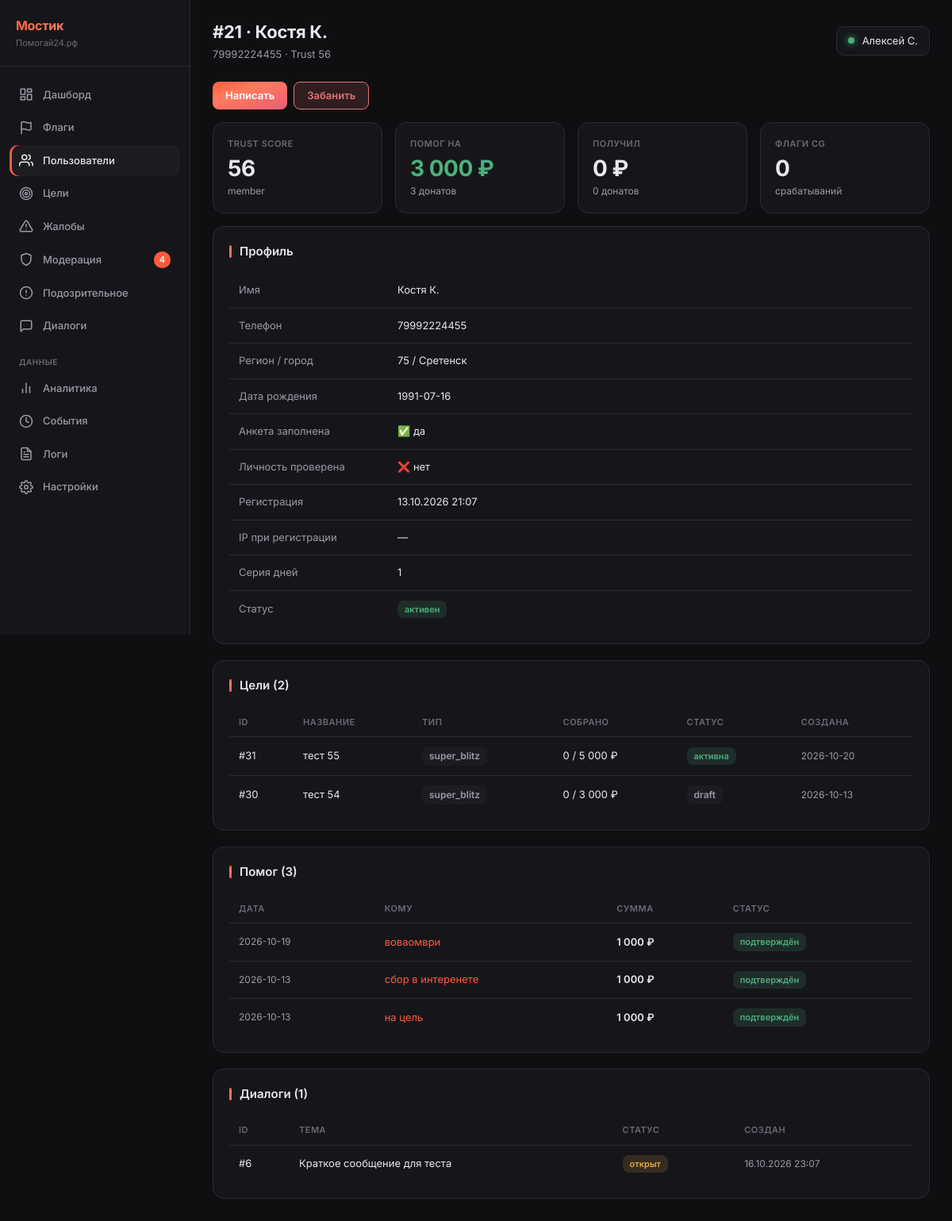
Page /_metrics/users/21 (signed in) on the earlier database version.
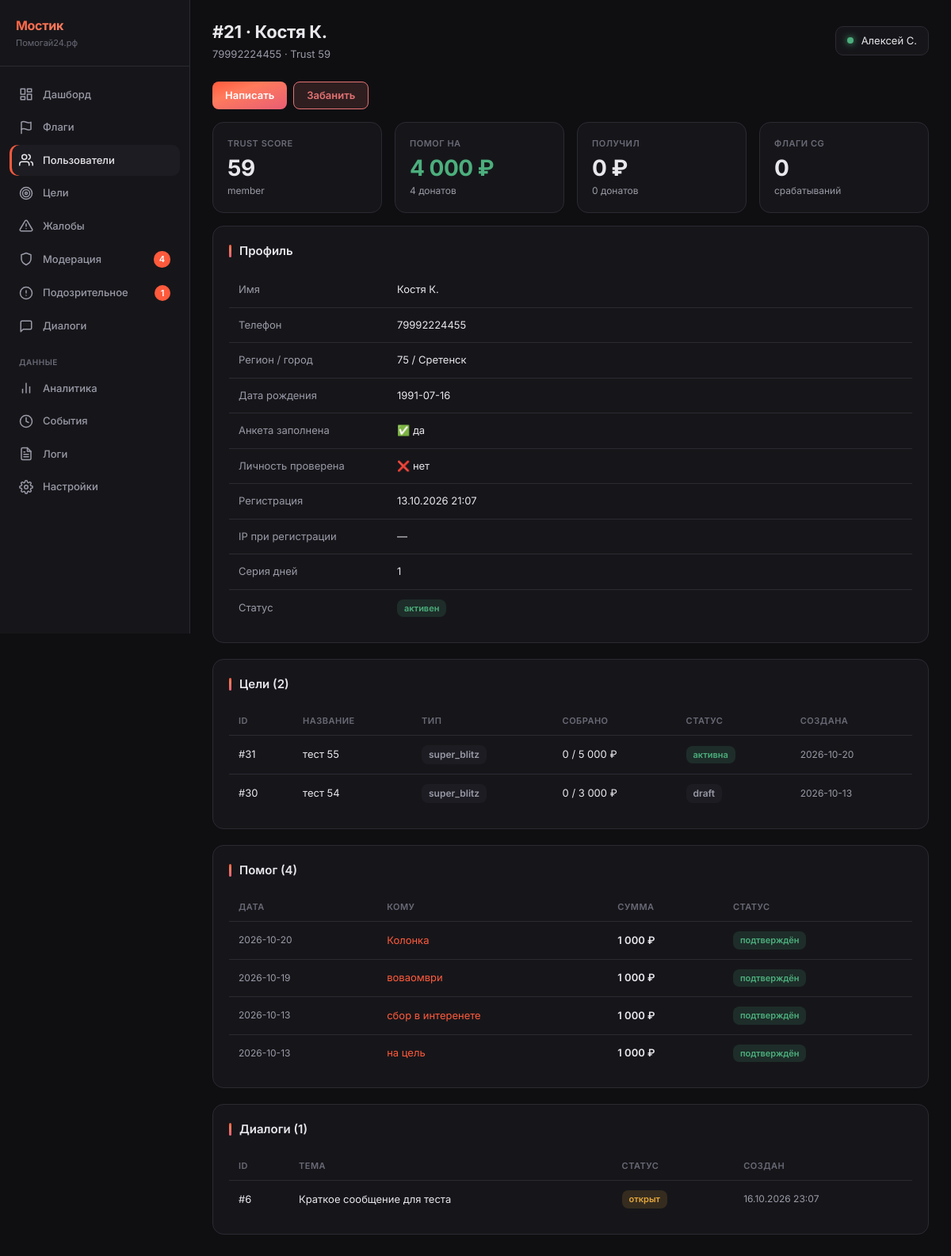
Same page on the later database version.
### tables this page shows
CREATE TABLE users (
            id INTEGER PRIMARY KEY AUTOINCREMENT,
            phone TEXT UNIQUE NOT NULL,
            password_hash TEXT NOT NULL,
            email TEXT NULL,
            name TEXT NULL,
            avatar_url TEXT NULL,
            max_id TEXT NULL,
            vk_id TEXT NULL,
            fcm_token TEXT NULL,
            onboarding_passed INTEGER DEFAULT 0,
            rating REAL DEFAULT 0.0,
            rating_level TEXT DEFAULT 'novice',
            confirmations_total INTEGER DEFAULT 0,
            confirmations_approved INTEGER DEFAULT 0,
            confirmations_ignored INTEGER DEFAULT 0,
            donation_streak INTEGER DEFAULT 0,
            goals_helped_close INTEGER DEFAULT 0,
            total_helped_amount REAL DEFAULT 0.00,
            priority_days INTEGER DEFAULT 0,
            circles_of_care INTEGER DEFAULT 0,
            interest_weights TEXT DEFAULT NULL,
            eternal_donation_config TEXT DEFAULT NULL,
            yellow_card_until TEXT NULL,
            is_banned INTEGER DEFAULT 0,
            created_at TEXT DEFAULT (datetime('now'))
        , xp INTEGER DEFAULT 0, xp_level TEXT DEFAULT 'novice', streak_days INTEGER DEFAULT 0, last_action_date TEXT, ip_registered TEXT, author_badge TEXT, trust_score INTEGER DEFAULT 50, trust_level TEXT DEFAULT 'guest', is_admin INTEGER DEFAULT 0, profile_completed INTEGER DEFAULT 0, identity_verified INTEGER DEFAULT 0, city TEXT, region_code TEXT, region_name TEXT, birth_date TEXT, onboarding_step INTEGER DEFAULT 0, identity_verified_at TEXT, identity_doc_path TEXT, identity_selfie_path TEXT);

CREATE TABLE "goals" (
        id INTEGER PRIMARY KEY AUTOINCREMENT,
        user_id INTEGER NOT NULL,
        type TEXT NOT NULL CHECK(type IN ('super_blitz','blitz','serious','urgent','group')),
        title TEXT NOT NULL,
        description TEXT NULL,
        photo_url TEXT NULL,
        amount_goal REAL NOT NULL,
        amount_collected REAL DEFAULT 0.00,
        ends_at TEXT NULL,
        status TEXT DEFAULT 'draft' CHECK(status IN ('draft','active','frozen','completed','failed','lightning_failed','hidden')),
        trial_ends_at TEXT NULL,
        subscription_active_until TEXT NULL,
        last_boosted_at TEXT NULL,
        is_lightning INTEGER DEFAULT 0,
        lightning_started_at TEXT NULL,
        moderation_status TEXT DEFAULT 'pending',
        completion_type TEXT DEFAULT 'organic',
        is_seed INTEGER DEFAULT 0,
        views_count INTEGER DEFAULT 0,
        views_24h INTEGER DEFAULT 0,
        donations_count INTEGER DEFAULT 0,
        donations_24h INTEGER DEFAULT 0,
        created_at TEXT DEFAULT (datetime('now')), photos TEXT, moderation_comment TEXT, moderated_at TEXT, moderated_by INTEGER, resubmission_count INTEGER DEFAULT 0, is_resubmission INTEGER DEFAULT 0, rejection_categories TEXT,
        FOREIGN KEY (user_id) REFERENCES users(id)
    );

CREATE TABLE donations (
            id INTEGER PRIMARY KEY AUTOINCREMENT,
            goal_id INTEGER NOT NULL,
            donor_id INTEGER NULL,
            amount_reported REAL NOT NULL,
            status TEXT NOT NULL CHECK(status IN ('donor_confirmed','recipient_confirmed','completed','disputed')),
            is_anonymous INTEGER DEFAULT 0,
            is_seed INTEGER DEFAULT 0,
            warm_word TEXT NULL,
            donor_confirmed_at TEXT DEFAULT (datetime('now')),
            recipient_confirmed_at TEXT NULL,
            completed_at TEXT NULL,
            dispute_reason TEXT NULL,
            donor_to_recipient_count INTEGER DEFAULT 1,
            referred_by INTEGER NULL, ip_address TEXT,
            FOREIGN KEY (goal_id) REFERENCES goals(id),
            FOREIGN KEY (donor_id) REFERENCES users(id)
        );

CREATE TABLE admin_dialogs (
        id INTEGER PRIMARY KEY AUTOINCREMENT,
        user_id INTEGER NOT NULL,
        admin_id INTEGER NOT NULL,
        subject TEXT NULL,
        status TEXT DEFAULT 'open',
        created_at TEXT DEFAULT (datetime('now')),
        closed_at TEXT NULL,
        FOREIGN KEY (user_id) REFERENCES users(id),
        FOREIGN KEY (admin_id) REFERENCES users(id)
    );

### main.py (the view)
@app.route('/_metrics/users/<int:user_id>')
@admin_required
def metrics_user_detail(user_id):
    admin = get_current_user()
    db = get_db()
    u = db.execute("SELECT * FROM users WHERE id = ?", (user_id,)).fetchone()
    if not u:
        pass
        abort(404)
    goals = db.execute(
        "SELECT * FROM goals WHERE user_id = ? ORDER BY id DESC",
        (user_id,)
    ).fetchall()
    donations_sent = db.execute(
        """SELECT d.*, g.title as goal_title, g.id as goal_id,
                  COALESCE(gu.name, gu.phone) as recipient_name
           FROM donations d
           JOIN goals g ON d.goal_id = g.id
           JOIN users gu ON g.user_id = gu.id
           WHERE d.donor_id = ?
           ORDER BY d.id DESC LIMIT 50""",
        (user_id,)
    ).fetchall()
    donations_received = db.execute(
        """SELECT d.*, g.title as goal_title, g.id as goal_id,
                  COALESCE(du.name, du.phone) as donor_name
           FROM donations d
           JOIN goals g ON d.goal_id = g.id
           LEFT JOIN users du ON d.donor_id = du.id
           WHERE g.user_id = ?
           ORDER BY d.id DESC LIMIT 50""",
        (user_id,)
    ).fetchall()
    flags = db.execute(
        "SELECT * FROM content_guard_log WHERE user_id = ? ORDER BY id DESC LIMIT 30",
        (user_id,)
    ).fetchall()
    reports_made = db.execute(
        "SELECT r.*, g.title as goal_title FROM reports r JOIN goals g ON r.goal_id = g.id WHERE r.reporter_id = ? ORDER BY r.id DESC LIMIT 20",
        (user_id,)
    ).fetchall()
    reports_received = db.execute(
        """SELECT r.*, g.title as goal_title FROM reports r
           JOIN goals g ON r.goal_id = g.id
           WHERE g.user_id = ? ORDER BY r.id DESC LIMIT 20""",
        (user_id,)
    ).fetchall()
    dialogs = db.execute(
        "SELECT * FROM admin_dialogs WHERE user_id = ? ORDER BY id DESC LIMIT 10",
        (user_id,)
    ).fetchall()
    total_sent = db.execute(
        "SELECT COALESCE(SUM(amount_reported), 0) FROM donations WHERE donor_id = ? AND status IN ('recipient_confirmed','completed')",
        (user_id,)
    ).fetchone()[0]
    total_received = db.execute(
        "SELECT COALESCE(SUM(d.amount_reported), 0) FROM donations d JOIN goals g ON d.goal_id = g.id WHERE g.user_id = ? AND d.status IN ('recipient_confirmed','completed')",
        (user_id,)
    ).fetchone()[0]
    counts = get_sidebar_counts(db)
    pass
    return render_template('_metrics/user_detail.html',
        user=admin,
        active='users',
        counts=counts,
        u=u,
        goals=goals,
        donations_sent=donations_sent,
        donations_received=donations_received,
        flags=flags,
        reports_made=reports_made,
        reports_received=reports_received,
        dialogs=dialogs,
        total_sent=total_sent,
        total_received=total_received,
    )

### main.py (called while the page is built)
def get_current_user():
    if 'user_id' in session:
        db = get_db()
        try:
            user = db.execute("SELECT * FROM users WHERE id = ?", (session['user_id'],)).fetchone()
            return user
        except:
            return None
    return None

def admin_required(f):
    @wraps(f)
    def wrap(*args, **kwargs):
        user = get_current_user()
        if not user or not user['is_admin']:
            abort(404)
        if request.method == 'POST' and not check_csrf():
            abort(403)
        return f(*args, **kwargs)
    return wrap

def get_csrf_token():
    if 'csrf_token' not in session:
        session['csrf_token'] = _secrets.token_urlsafe(32)
    return session['csrf_token']

### models.py (called while the page is built)
def _create_connection():
    conn = sqlite3.connect(DATABASE, timeout=30)
    conn.row_factory = sqlite3.Row
    conn.execute("PRAGMA journal_mode=WAL")
    conn.execute("PRAGMA synchronous=NORMAL")
    conn.execute("PRAGMA busy_timeout=30000")
    conn.execute("PRAGMA foreign_keys = ON")
    return conn

### templates/_metrics/user_detail.html (shortened to what the changed rows need)
{% extends "_metrics/base.html" %}
{% block page_title %}#{{ u.id }} · {{ u.name or 'Аноним' }}{% endblock %}
{% block page_subtitle %}{{ u.phone }} · Trust {{ u.trust_score or 0 }}{% endblock %}
{% block content %}
<div class="m-grid m-grid-4" style="margin-bottom: 16px;">
    <div class="m-card">
        <div class="m-card-label">Trust Score</div>
        <div class="m-card-value">{{ u.trust_score or 0 }}</div>
        <div class="m-card-sub">{{ u.trust_level or '—' }}</div>
    </div>
    <div class="m-card">
        <div class="m-card-label">Помог на</div>
        <div class="m-card-value success">{{ "{:,.0f}".format(total_sent).replace(",", " ") }} ₽</div>
        <div class="m-card-sub">{{ donations_sent|length }} донатов</div>
    </div>
</div>
<div class="m-section">
    <table class="m-table">
        <tr><td style="width: 200px; color: var(--m-text-2);">Имя</td><td>{{ u.name or '—' }}</td></tr>
        <tr><td style="color: var(--m-text-2);">Телефон</td><td>{{ u.phone }}</td></tr>
        <tr><td style="color: var(--m-text-2);">Регион / город</td><td>{{ u.region_code or '—' }} / {{ u.city or '—' }}</td></tr>
        <tr><td style="color: var(--m-text-2);">Дата рождения</td><td>{{ u.birth_date or '—' }}</td></tr>
        <tr><td style="color: var(--m-text-2);">Регистрация</td><td>{{ u.created_at | date_ru }}</td></tr>
        <tr><td style="color: var(--m-text-2);">Серия дней</td><td>{{ u.streak_days or 0 }}</td></tr>
    </table>
</div>
<div class="m-section">
    {% if goals %}
    <table class="m-table">
        <thead><tr><th>ID</th><th>Название</th><th>Тип</th><th>Собрано</th><th>Статус</th><th>Создана</th></tr></thead>
        <tbody>
            {% for g in goals %}
            <tr onclick="location.href='/_metrics/goals/{{ g.id }}'" style="cursor: pointer;">
                <td>#{{ g.id }}</td>
                <td>{{ g.title }}</td>
                <td><span class="m-badge muted">{{ g.type }}</span></td>
                <td>{{ "{:,.0f}".format(g.amount_collected).replace(",", " ") }} / {{ "{:,.0f}".format(g.amount_goal).replace(",", " ") }} ₽</td>
                <td>
                    {% if g.status == 'active' %}<span class="m-badge success">активна</span>
                    {% elif g.status == 'completed' %}<span class="m-badge info">закрыта</span>
                    {% elif g.status == 'hidden' %}<span class="m-badge danger">скрыта</span>
                    {% else %}<span class="m-badge muted">{{ g.status }}</span>{% endif %}
                </td>
                <td class="muted">{{ g.created_at[:10] }}</td>
            </tr>
            {% endfor %}
        </tbody>
    </table>
    {% else %}
    <div class="m-empty">Нет целей.</div>
    {% endif %}
</div>
<div class="m-section">
    <div class="m-section-title">Помог ({{ donations_sent|length }})</div>
    {% if donations_sent %}
    <table class="m-table">
        <thead><tr><th>Дата</th><th>Кому</th><th>Сумма</th><th>Статус</th></tr></thead>
        <tbody>
            {% for d in donations_sent %}
            <tr>
                <td class="muted">{{ d.donor_confirmed_at[:10] }}</td>
                <td><a href="/_metrics/goals/{{ d.goal_id }}" style="color: var(--m-sunset-1); text-decoration: none;">{{ d.goal_title }}</a></td>
                <td style="font-weight: 600;">{{ "{:,.0f}".format(d.amount_reported).replace(",", " ") }} ₽</td>
                <td>
                    {% if d.status == 'recipient_confirmed' %}<span class="m-badge success">подтверждён</span>
                    {% elif d.status == 'donor_confirmed' %}<span class="m-badge warning">ожидает</span>
                    {% else %}<span class="m-badge muted">{{ d.status }}</span>{% endif %}
                </td>
            </tr>
            {% endfor %}
        </tbody>
    </table>
    {% else %}
    <div class="m-empty">Не помогал.</div>
    {% endif %}
</div>
<div class="m-section">
    {% if dialogs %}
    <table class="m-table">
        <thead><tr><th>ID</th><th>Тема</th><th>Статус</th><th>Создан</th></tr></thead>
        <tbody>
            {% for d in dialogs %}
            <tr onclick="location.href='/_metrics/dialogs/{{ d.id }}'" style="cursor: pointer;">
                <td>#{{ d.id }}</td>
                <td>{{ d.subject or '—' }}</td>
                <td>{% if d.status == 'open' %}<span class="m-badge warning">открыт</span>{% else %}<span class="m-badge muted">закрыт</span>{% endif %}</td>
                <td class="muted">{{ d.created_at | date_ru }}</td>
            </tr>
            {% endfor %}
        </tbody>
    </table>
    {% else %}
    <div class="m-empty">Нет диалогов.</div>
    {% endif %}
</div>
{% endblock %}

### templates/_metrics/base.html (shortened to what the changed rows need)
<!DOCTYPE html>
<html lang="ru">
<head>
    <link rel="stylesheet" href="/static/_metrics.css">
</head>
<body>
    <div class="m-layout">
        <aside class="m-sidebar">
            <nav class="m-nav">
                <a href="/_metrics/suspicious" class="m-nav-item {% if active == 'suspicious' %}active{% endif %}">
                    <svg viewBox="0 0 24 24" fill="none" stroke="currentColor" stroke-linecap="round" stroke-linejoin="round"><circle cx="12" cy="12" r="10"/><line x1="12" y1="8" x2="12" y2="12"/><line x1="12" y1="16" x2="12.01" y2="16"/></svg>
                    Подозрительное
                    {% if counts and counts.suspicious %}<span class="m-nav-badge">{{ counts.suspicious }}</span>{% endif %}
                </a>
            </nav>
        </aside>
        <main class="m-content">
            <header class="m-header">
                <div>
                    <div class="m-title">{% block page_title %}Мостик{% endblock %}</div>
                    <div class="m-subtitle">{% block page_subtitle %}{% endblock %}</div>
                </div>
            </header>
            {% block content %}{% endblock %}
        </main>
    </div>
</body>
</html>

Differences in the rows shown:
changed users "Костя К.": trust_score "56" → "59"
added donations: donor_confirmed_at "2026-10-20", goal_title "Колонка", amount_reported "1 000", shows "подтверждён"
Other differences:
{{ counts.suspicious }}: (not shown) → "1"
{{ "{:,.0f}".format(total_sent).replace(",", " ") }}: "3 000" → "4 000"
{{ donations_sent|length }}: "3" → "4"
